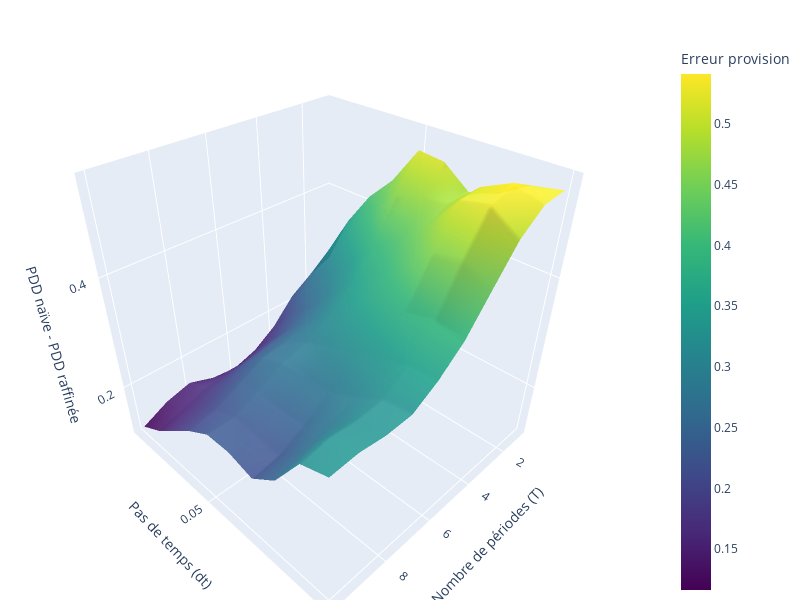

Notebook source saved alongside this figure:
### Markdown cell above
Comme nous avons vu précédemment, la méthode naïve a tendance à surévaluer la PDD. Une mesure intéressante pour comparer l'erreur comise par la version naïve serai d'estimer :

$$
\Delta = PDD_{\text{naïve}} - PDD_{\text{raffinée}}
$$

### Code cell
# ====================== Etude de l'erreur naïve ====================== #

# Paramètres globaux
N = 1000           # Nombre de simulations
T_max = 10         # Nombre maximum de périodes
dt_values = np.linspace(0.01, 0.1, 10)       # Pas de temps croissants
T_values = np.arange(1, T_max + 1)           # Périodes (1 à T_max)

# Matrice pour stocker les différences PDD_naive - PDD_refined
delta_PDD = np.zeros((len(dt_values), len(T_values)))

# Génération des données
for i, dt in enumerate(dt_values):
    for j, T in enumerate(T_values):
        # Simule les trajectoires pour un T et un dt donnés
        _, PDD_naive, PDD_refined, _, _ = simulate_multiple_trajectories_multiple_periods_refined(
            N, S0, r, sigma, T, dt
        )
        # Stocke la différence PDD_naive - PDD_refined pour la période finale
        delta_PDD[i, j] = PDD_naive[-1] - PDD_refined[-1]

# Appliquer un filtre gaussien pour lisser les variations
delta_PDD_smooth = gaussian_filter(delta_PDD, sigma=1)

# Création de la grille pour le graphique 3D
T_grid, dt_grid = np.meshgrid(T_values, dt_values)

# Création du graphique avec Plotly
fig = go.Figure()

# Ajout de la surface interpolée
fig.add_trace(go.Surface(
    z=delta_PDD_smooth,
    x=T_values,   # Axe x : T
    y=dt_values,  # Axe y : dt
    colorscale='Viridis',
    showscale=True,
    opacity=0.9,  # Opacité de la surface
    colorbar=dict(title="Erreur provision")  # Légende de la barre des couleurs
))

# Mise en page
fig.update_layout(
    scene=dict(
        xaxis_title="Nombre de périodes (T)",
        yaxis_title="Pas de temps (dt)",
        zaxis_title=r"PDD naïve - PDD raffinée",
        xaxis=dict(showgrid=True),  # Quadrillage activé pour les axes
        yaxis=dict(showgrid=True),
        zaxis=dict(showgrid=True)
    ),
    margin=dict(l=0, r=0, b=0, t=40),
    width=800,  # Largeur de la figure pour une taille compacte
    height=600  # Hauteur de la figure pour une taille carrée
)

# Affichage interactif
fig.show()

### Figure 1 — Plotly figure (JSON) as saved in the notebook; plotly's stock layout.template omitted (floating-point values rounded to 4 significant figures)
{"data": [{"colorbar": {"title": {"text": "Erreur provision"}}, "colorscale": [[0, "#440154"], [0.1111, "#482878"], [0.2222, "#3e4989"], [0.3333, "#31688e"], [0.4444, "#26828e"], [0.5556, "#1f9e89"], [0.6667, "#35b779"], [0.7778, "#6ece58"], [0.8889, "#b5de2b"], [1, "#fde725"]], "opacity": 0.9, "showscale": true, "type": "surface", "x": [1, 2, 3, 4, 5, 6, 7, 8, 9, 10], "y": [0.01, 0.02, 0.03, 0.04, 0.05, 0.06, 0.07, 0.08, 0.09, 0.1], "z": [[0.2586, 0.2441, 0.2175, 0.1733, 0.1442, 0.1302, 0.1355, 0.1523, 0.14, 0.1162], [0.3519, 0.3137, 0.2683, 0.2203, 0.1921, 0.1801, 0.1728, 0.1689, 0.1533, 0.1397], [0.4134, 0.3608, 0.3008, 0.2582, 0.2375, 0.2295, 0.2196, 0.2011, 0.1827, 0.1723], [0.4571, 0.4073, 0.3415, 0.2995, 0.2765, 0.2646, 0.2584, 0.2356, 0.214, 0.2049], [0.5196, 0.4639, 0.3925, 0.3479, 0.3151, 0.2882, 0.2754, 0.2509, 0.2309, 0.231], [0.5149, 0.4739, 0.4198, 0.3804, 0.3456, 0.3053, 0.273, 0.2449, 0.2272, 0.2315], [0.4831, 0.4807, 0.4601, 0.4159, 0.3674, 0.3214, 0.2794, 0.2488, 0.2244, 0.2182], [0.4952, 0.5206, 0.5175, 0.4575, 0.385, 0.3363, 0.2992, 0.2808, 0.2662, 0.2519], [0.5229, 0.5413, 0.527, 0.4659, 0.3959, 0.3529, 0.3247, 0.3216, 0.3262, 0.3179], [0.5309, 0.5269, 0.4964, 0.4442, 0.3907, 0.3557, 0.3308, 0.3295, 0.3355, 0.3328]]}], "layout": {"height": 600, "margin": {"b": 0, "l": 0, "r": 0, "t": 40}, "scene": {"xaxis": {"showgrid": true, "title": {"text": "Nombre de périodes (T)"}}, "yaxis": {"showgrid": true, "title": {"text": "Pas de temps (dt)"}}, "zaxis": {"showgrid": true, "title": {"text": "PDD naïve - PDD raffinée"}}}, "width": 800}}
